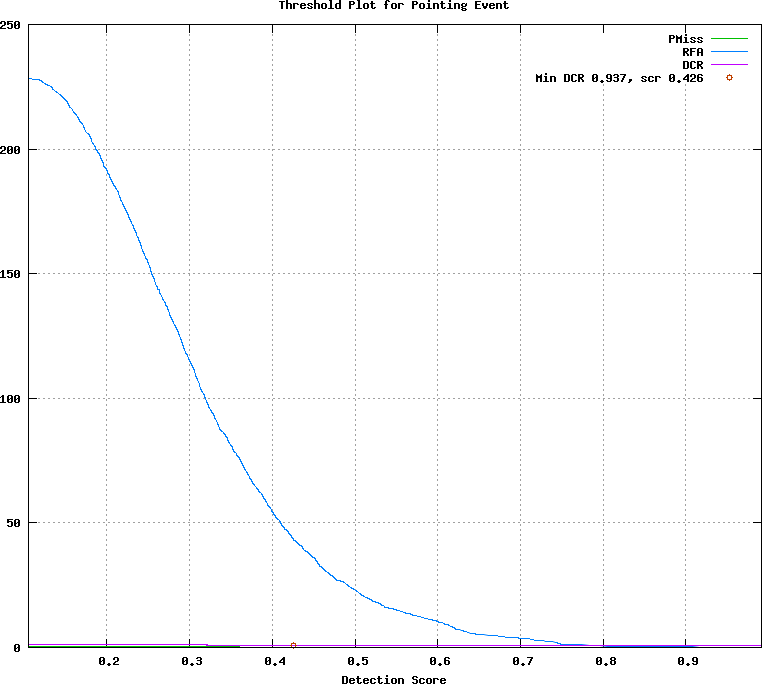

Here is the gnuplot script that generated this plot:
## GNUPLOT command file
set terminal postscript color
set style data lines
set title 'Threshold Plot for Pointing Event'
set xlabel 'Detection Score'
set grid
set size ratio 0.85
plot [0.105250:0.991333]  \
  'test.det.Pointing_Event.dat.1' using 1:4 title 'PMiss' with lines lt 2, \
  'test.det.Pointing_Event.dat.1' using 1:5 title 'RFA' with lines lt 3, \
  'test.det.Pointing_Event.dat.1' using 1:6 title 'DCR' with lines lt 4, \
  'test.det.Pointing_Event.dat.2' using 1:2 title 'Min DCR 0.937, scr 0.426' with points lt 6
